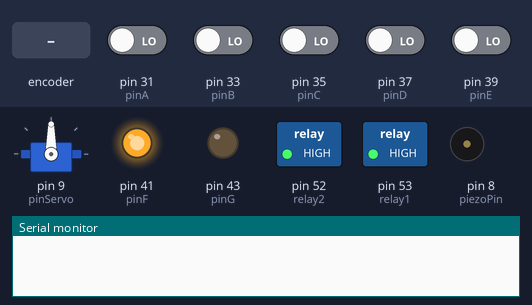
A sketch run on a simulated Arduino Mega 2560, built with avr-gcc and run on an emulated ATmega2560. Parts: servo, switched loads named in the sketch (green lamp = pin HIGH), output pins drawn as LEDs (lit = HIGH), buzzer (waves = sounding), the last lines printed to the serial monitor. Dashed ring = blinking. The test bench sets the inputs (shaded band); at power-on: pin 31 (pinA), pin 33 (pinB), pin 35 (pinC), pin 37 (pinD), pin 39 (pinE) LOW.

Above: at 2.2 s.
2.3 s: pin 39 (pinE) driven HIGH
At 2.52 s:
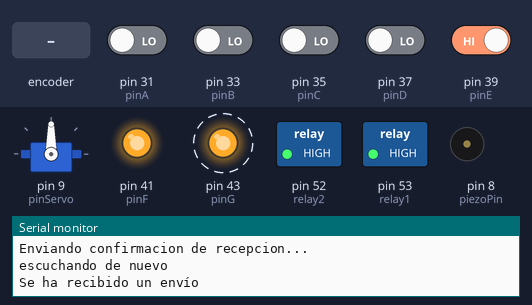
5.3 s: rotary encoder on pin 31 (pinA) / pin 33 (pinB) turned 1 step (first pin leading)
At 5.72 s:
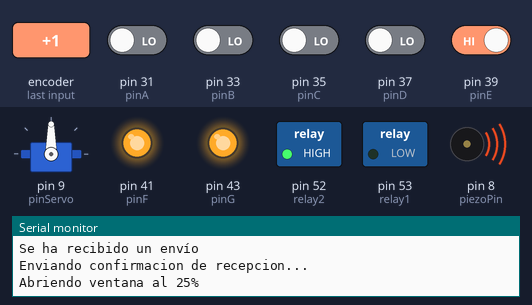
At 8.3 s:
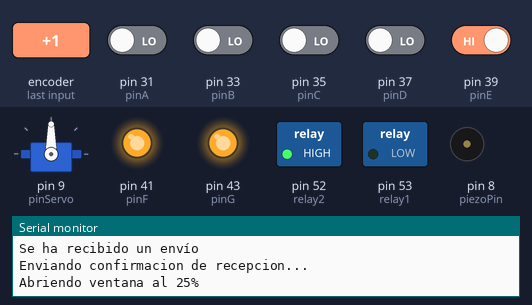
Timing chart, 0 to 25.7 s (numbered marks = the images above; inputs shaded):
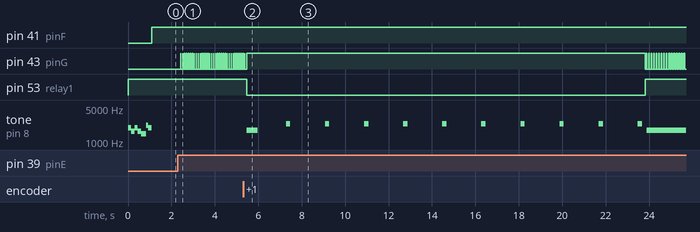

Measured:
- after the input at 2.3 s, pin 43 (pinG): alternates HIGH for 0.01 s and LOW for 0.08 s, starting after 0.12 s
- after the input at 5.3 s, pin 53 (relay1): HIGH → LOW after 0.18 s, → HIGH 18.4 s later; tone on pin 8 (piezoPin): plays 1760 Hz for 0.50 s, 2349 Hz for 0.20 s, 2349 Hz for 0.20 s, 2349 Hz for 0.20 s, 2349 Hz for 0.20 s, 2349 Hz for 0.20 s … (12 notes in this stretch), starting after 0.18 s

The sketch:

esclavo_arduino.ino
```cpp
#include <Servo.h>

Servo myservo;


//ESTOS PINS SE PUEDEN CAMBIAR DE ACUERDO A LOS CANALES DIGITALES USADOS
int pos = 0;
const int piezoPin = 8;
const int pinServo = 9;

const int relay1 = 53;
const int relay2 = 52;

const int pinA = 31;
const int pinB = 33;
const int pinC = 35;
const int pinD = 37;
const int pinE = 39;

const int pinF = 41;
const int pinG = 43;

bool A = false;
bool B = false;
bool C = false;
bool D = false;

int posicionVentana = 4;

//ESTOS SON LOS TIEMPOS DE APERTURA, DEBEN SER ACOMODADOS PARA CADA ACTUADOR LINEAL
int tiemposApertura [] = {6500, 6500, 6500, 10000};
// 0-1, 1-2, 2-3, 3-4

//ESTOS SON LOS TIEMPOS DE CERRADO, DEBEN SER ACOMODADOS PARA CADA ACTUADOR LINEAL
int tiemposCerrado [] = {10000, 6750, 6800, 6800};
// 0-1, 1-2, 2-3, 3-4

void cerrar_persianas() {
  for (pos = 25; pos <= 160; pos += 2) { // goes from 0 degrees to 180 degrees
    // in steps of 1 degree
    myservo.write(pos);              // tell servo to go to position in variable 'pos'
    delay(20);                       // waits 15ms for the servo to reach the position
  }
  delay(1000);
  myservo.write(150);
  tonoCerrado();
}


void abrir_persianas() {
  for (pos = 150; pos >= 0; pos -= 2) { // goes from 180 degrees to 0 degrees
    myservo.write(pos);              // tell servo to go to position in variable 'pos'
    delay(20);                       // waits 15ms for the servo to reach the position

  }
  delay(1000);
  myservo.write(25);
  tonoAbierto();
}

void mover_ventana(int nuevaPosicionVentana) {
  bool sentido = false; //true abrir false cerrar
  int tiempo = 0;
  if (posicionVentana < nuevaPosicionVentana) {
    for (int i = posicionVentana; i < nuevaPosicionVentana; i++) {
      tiempo += tiemposApertura[i];
    }
    sentido = true;
  } else if (posicionVentana > nuevaPosicionVentana) {
    for (int i = posicionVentana - 1; i >= nuevaPosicionVentana; i--) {
      tiempo += tiemposCerrado[i];
    }
    sentido = false;
  }
  posicionVentana = nuevaPosicionVentana;
  mover_brazo(tiempo, sentido);
}

void mover_brazo(int ms, bool sentido) {
  if (sentido) digitalWrite(relay2, LOW);
  else if (!sentido) digitalWrite(relay1, LOW);
  int msTemp = ms;
  int intervaloEntreSonido = 2000;
  int duracionSonido = 200;
  tone(piezoPin, 1760, 500);//La
  while (msTemp>intervaloEntreSonido) {
    delay(intervaloEntreSonido-duracionSonido);
    tone(piezoPin, 2349, duracionSonido);//Re
    msTemp= msTemp-intervaloEntreSonido;
  }
  delay (msTemp);
  digitalWrite(relay2, HIGH);
  digitalWrite(relay1, HIGH);
}

void interpretarLecturas() {
  if (B) {
    //Ventana
    if (A) {
      //Abrir
      if (!C && !D) {
        //VENTANA_25%
        Serial.println("Abriendo ventana al 25%");
        mover_ventana(1);
      } else if (!C && D) {
        //VENTANA_50%
        Serial.println("Abriendo ventana al 50%");
        mover_ventana(2);
      } else if (C && !D) {
        //VENTANA_75%
        Serial.println("Abriendo ventana al 75%");
        mover_ventana(3);
      } else if (C && D) {
        //VENTANA_100%
        Serial.println("Abriendo ventana al por completo");
        mover_ventana(4);
      }
    } else if (!A) {
      //Cerrar
      if (C && D) {

        //CERRAR_VENTANA_EXTRAORDINARIO
      } else if (C & !D) {
        //CERRAR_VENTANA
        Serial.println("Cerrando ventana");
        mover_ventana(0);
      }
    }
  } else if (!B) {
    //Persiana
    if (A) {
      //Abrir
      if (C && D) {
        Serial.println("Abriendo persianas");
        //ABRIR_PERSIANAS
        abrir_persianas();
      }
    } else if (!A) {
      //Cerrar
      if (!C && D) {
        Serial.println("Cerrando persianas");
        //CERRAR_PERSIANAS
        cerrar_persianas();
      }
    }
  }
}

void setup() {
  Serial.begin(9600);
  myservo.attach(pinServo, 400, 2500);

  pinMode(pinA, INPUT);
  pinMode(pinB, INPUT);
  pinMode(pinC, INPUT);
  pinMode(pinD, INPUT);
  pinMode(pinE, INPUT);

  pinMode(pinF, OUTPUT);
  pinMode(pinG, OUTPUT);

  pinMode(relay1, OUTPUT);
  pinMode(relay2, OUTPUT);

  digitalWrite(relay1, HIGH);
  digitalWrite(relay2, HIGH);

  tonoSuccess();

}

void loop() {

  digitalWrite(pinF, HIGH);
  digitalWrite(pinG, LOW);

  if (digitalRead(pinE) == HIGH) {

    Serial.println("Se ha recibido un envío");
    delay(50);


    if (digitalRead(pinA) == HIGH) A = true;
    else if (digitalRead(pinA == LOW)) A = false;

    if (digitalRead(pinB) == HIGH) B = true;
    else if (digitalRead(pinB == LOW)) B = false;

    if (digitalRead(pinC) == HIGH) C = true;
    else if (digitalRead(pinC == LOW)) C = false;

    if (digitalRead(pinD) == HIGH) D = true;
    else if (digitalRead(pinD == LOW)) D = false;

    Serial.println("Enviando confirmacion de recepcion...");
    digitalWrite(pinG, HIGH);

    interpretarLecturas();

    Serial.println("escuchando de nuevo");
  }


}


void tonoSuccess() {
  tone(piezoPin, 1975, 150); //Si
  delay(150);
  tone(piezoPin, 1661, 150); //la#
  delay(150);
  tone(piezoPin, 1975, 150);//Si
  delay(150);
  tone(piezoPin, 1661, 150); //la#
  delay(150);
  tone(piezoPin, 1479, 250);//fa#
  delay(250);
  tone(piezoPin, 2217, 87);//do#
  delay(87);
  tone(piezoPin, 1975, 150);//Si
  delay(150);
  //tone(piezoPin, 1000, 500);
}

void tonoCerrado() {
  tone(piezoPin, 2349, 150);//Re
  delay(150);
  tone(piezoPin, 1760, 150);//La
  delay(150);

}

void tonoAbierto() {

  tone(piezoPin, 1760, 150);//La
  delay(150);
  tone(piezoPin, 2349, 150);//Re
  delay(150);
}
```
